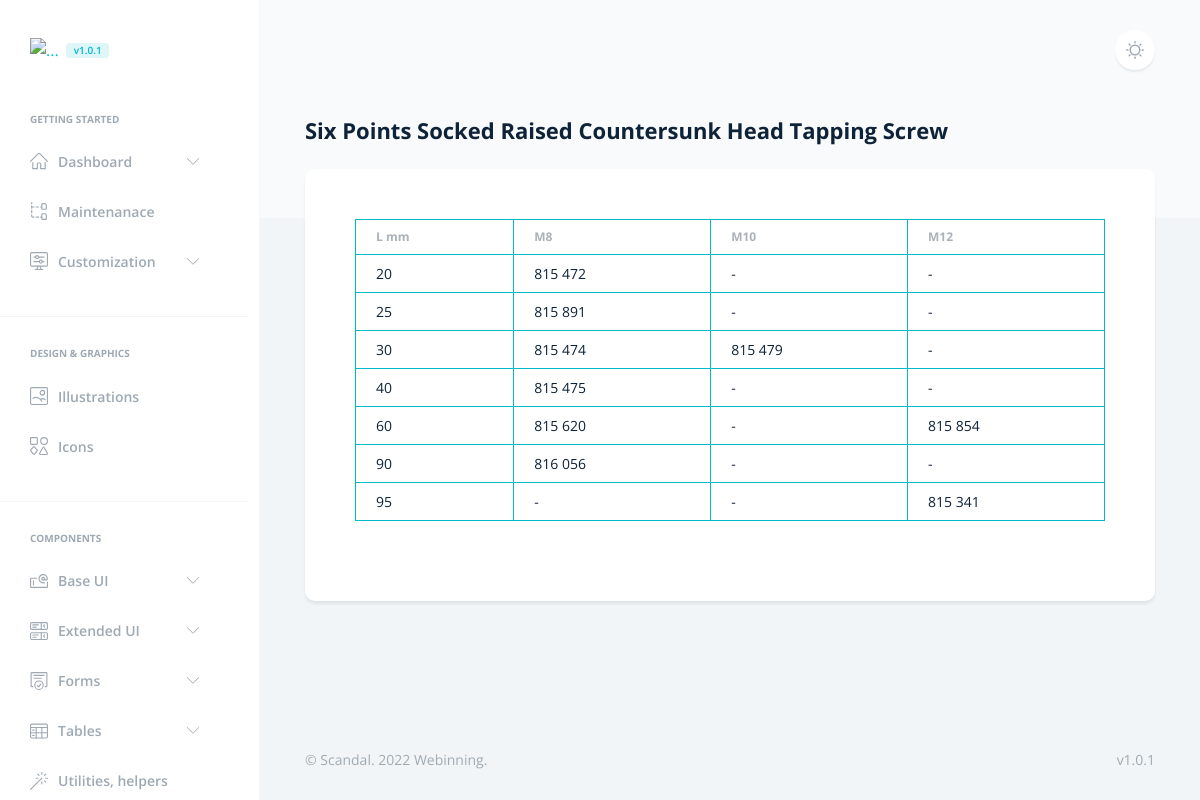
The app's page /fasteners/din7500D/ with its own data.
### fasteners/models.py (models this page shows, shortened)
class  DIN7500D(models.Model):
    screw_length = models.CharField(max_length=7, unique=True)
    m8 = models.CharField('M8', max_length=7, default='-')
    m10 = models.CharField('M10', max_length=7, default='-')
    m12 = models.CharField('M12', max_length=7, default='-')
    class Meta:
        verbose_name = " DIN7500D"
        verbose_name_plural = " DIN7500D"
        ordering = ['screw_length']

### fasteners/views.py (the view)
# urls.py: path('din7500D/', views.din7500D, name='din7500D'),
def din7500D(request):
    din7500D_list = DIN7500D.objects.values()
    context = {
        'din7500D_list': din7500D_list,
    }
    return render(request, 'fasteners/screws/din7500D.html', context)

### templates/fasteners/screws/din7500D.html (shortened to what this page needs)
{% extends 'base.html' %}
{% load static %}
{% block navar %}
<li class="nav-item">
    <span class="h6 text-secondary ps-4 ps-lg-6 mb-3 d-block text-uppercase">Getting started</span>
</li>
<li class="nav-item dropdown">
    <a class="nav-link" href="#customization" data-bs-toggle="collapse" role="button" aria-expanded="false"
        aria-controls="customization">
        <span>Dashboard</span>
    </a>
</li>
<li class="nav-item">
    <a href="../docs/structure.html" class="nav-link">
        <span>Maintenanace</span>
    </a>
</li>
<li class="nav-item dropdown">
    <a class="nav-link" href="#customization" data-bs-toggle="collapse" role="button" aria-expanded="false"
        aria-controls="customization">
        <span>Customization</span>
    </a>
</li>
<li class="nav-item w-100">
    <hr>
</li>
<li class="nav-item">
    <span class="h6 text-secondary ps-4 ps-lg-6 mb-3 d-block text-uppercase">Design & Graphics</span>
</li>
<li class="nav-item">
    <a href="../docs/illustrations.html" class="nav-link">
        <span>Illustrations</span>
    </a>
</li>
<li class="nav-item">
    <a href="../docs/icons.html" class="nav-link">
        <span>Icons</span>
    </a>
</li>
<li class="nav-item w-100">
    <hr>
</li>
<li class="nav-item">
    <span class="h6 text-secondary ps-4 ps-lg-6 mb-3 d-block text-uppercase">Components</span>
</li>
<li class="nav-item dropdown">
    <a class="nav-link" href="#baseUI" data-bs-toggle="collapse" role="button" aria-expanded="false"
        aria-controls="baseUI">
        <span>Base UI</span>
    </a>
</li>
<li class="nav-item dropdown">
    <a class="nav-link" href="#extendedUI" data-bs-toggle="collapse" role="button" aria-expanded="false"
        aria-controls="extendedUI">
        <span>Extended UI</span>
    </a>
</li>
<li class="nav-item dropdown">
    <a class="nav-link" href="#forms" data-bs-toggle="collapse" role="button" aria-expanded="false"
        aria-controls="forms">
        <span>Forms</span>
    </a>
</li>
<li class="nav-item dropdown">
    <a class="nav-link" href="#tables" data-bs-toggle="collapse" role="button" aria-expanded="false"
        aria-controls="tables">
        <span>Tables</span>
    </a>
</li>
<li class="nav-item">
    <a href="../docs/utilities-helpers.html" class="nav-link">
        <span>Utilities, helpers</span>
    </a>
</li>
{% endblock %}
{% block body%}
<h1 class="h2">Six Points Socked Raised Countersunk Head Tapping Screw</h1>
<div class="row">
    <div class="col">
        <div class="card border-0 p-md-6">
            <div class="card-body">
                <div class="row">
                    <div class="col">
{% if din7500D_list %}
<div class="table-responsive">
    <table class="table table-hover table-bordered border-primary table-sm">
        <thead>
            <tr>
                <th>L mm</th>
                <th>M8</th>
                <th>M10</th>
                <th>M12</th>
            </tr>
        </thead>
        {% for din7500D in din7500D_list %}
        <tbody>
            <tr>
                <td>{{ din7500D.screw_length }}</a></td>
                <td>{{ din7500D.m8 }}</td>
                <td>{{ din7500D.m10 }}</td>
                <td>{{ din7500D.m12 }}</td>
            </tr>
        </tbody>
    {% endfor %}
    </table>
</div>
{% else %}
    <p>No Hexagon Socked Head Cap Screws in database.</p>
{% endif %}
                    </div>
                </div>
            </div>
        </div>
    </div>
</div>
{% endblock %}

### records on screen
DIN7500D: screw_length "20", m8 "815 472", m10 "-", m12 "-"
DIN7500D: screw_length "25", m8 "815 891", m10 "-", m12 "-"
DIN7500D: screw_length "30", m8 "815 474", m10 "815 479", m12 "-"
DIN7500D: screw_length "40", m8 "815 475", m10 "-", m12 "-"
DIN7500D: screw_length "60", m8 "815 620", m10 "-", m12 "815 854"
DIN7500D: screw_length "90", m8 "816 056", m10 "-", m12 "-"
DIN7500D: screw_length "95", m8 "-", m10 "-", m12 "815 341"
